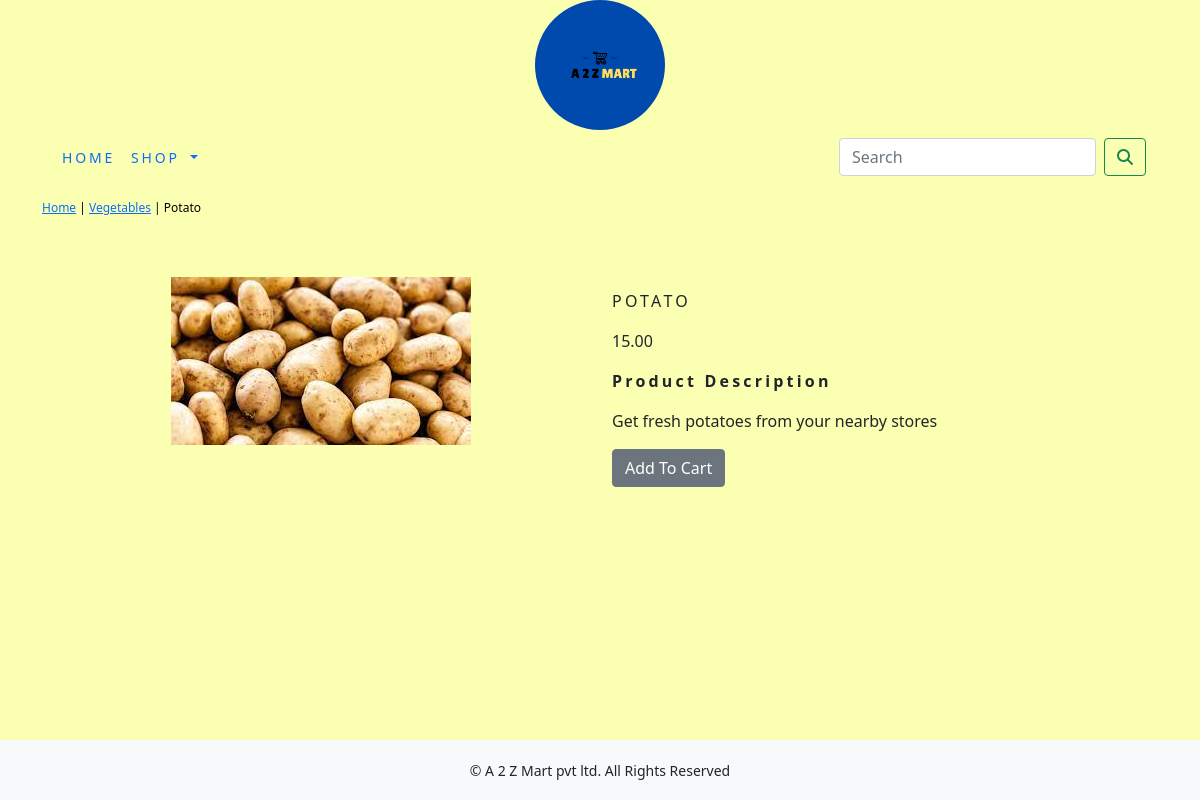
The page /ecommerce/vegetables/potato/ on the database its author committed.
### ecommerceapp/models.py (models this page shows, shortened)
class Product(models.Model):
    name = models.CharField(max_length=250, unique=True)
    slug = models.SlugField(max_length=250, unique=True)
    description = models.TextField(blank=True)
    price = models.DecimalField(max_digits=10, decimal_places=2)
    category = models.ForeignKey(Category, on_delete=models.CASCADE)
    image = models.ImageField(upload_to='product', blank=True)
    stock = models.IntegerField()
    available = models.BooleanField(default=True)
    created = models.DateTimeField(auto_now_add=True)
    updated = models.DateTimeField(auto_now=True)
    class Meta:
        ordering = ('name',)
        verbose_name = 'product'
        verbose_name_plural = 'products'

class Category(models.Model):
    name = models.CharField(max_length=250, unique=True)
    slug = models.SlugField(max_length=250, unique=True)
    description = models.TextField(blank=True)
    image = models.ImageField(upload_to='category', blank=True)
    class Meta:
        ordering = ('name',)
        verbose_name = 'category'
        verbose_name_plural = 'categories'
    def get_url(self):
        return reverse('ecommerceapp:products_by_category', args=[self.slug])
    def __str__(self):
        return '{}'.format(self.name)

### ecommerceapp/views.py (the view)
# urls.py: path('<slug:c_slug>/<slug:product_slug>/', views.proDetail,name='prodCatDetail'),
def proDetail(request, c_slug, product_slug):
    try:
        product = Product.objects.get(category__slug=c_slug, slug=product_slug)
    except Exception as e:
        raise e
    return render(request, 'product.html', {'product':product})

### cart/context_processors.py (called while the page is built)
def counter(request):
    item_count=0
    if 'admin' in request.path:
        return{}
    else:
        try:
            cart=Cart.objects.filter(cart_id=_cart_id(request))
            cart_items=CartItem.objects.all().filter(cart=cart[:1])
            for cart_item in cart_items:
                item_count += cart_item.quantity
        except Cart.DoesNotExist:
            item_count=0
    return dict(item_count=item_count)

### cart/views.py (called while the page is built)
def _cart_id(request):
    cart=request.session.session_key
    if not cart:
        cart = request.session.create()
    return cart

### ecommerceapp/context_processors.py (called while the page is built)
def menu_links(request):
    links=Category.objects.all()
    return dict(links=links)

### templates/product.html (shortened to what this page needs)
{% extends 'base.html' %}
{% load static %}
{% block content %}
<div class="row my_prod_row_class">
  <div class="mx-auto">
    <p><a href="{% url 'ecommerceapp:allProdCat' %}">Home</a> | <a href="{{product.category.get_url}}">{{product.category}}</a> | {{product.name}} </p>
  </div>
</div>
<div class="container">
<br>
<div class="row">
    <div class="col-12 col-sm-12 col-md-12 col-lg-6 text-center">
        <div style="min-width:18rem">
            <img src="{{product.image.url}}" alt="{{roduct.name}}">
        </div>
    </div>
        <div class="col-12 col-sm-12 col-md-12 col-lg-6">
            <div>
                <h1 class="my_prod_title">{{product.name}}</h1>
                <p>{{product.price}}</p>
                <p class="my_title">Product Description</p>
                <p class="text-justify my_prod_text">{{product.description}}</p>
                {% if product.stock <= 0 %}
                <p class="text-justify my_prod_text"><b>OUT OF STOCK</b></p>
                {% else %}
                <a class="btn btn-secondary" href="{% url 'cart:add_cart' product.id %}">Add To Cart</a>
                {% endif %}
            </div>
        </div>
    </div>
</div>
<br>
{% endblock %}

### static/css/custom.css (style rules this page uses)
body { font-family: 'Roboto', sans-serif; }
.my_title { font-weight:600; font-size:16px; text_transform:uppercase; letter-spacing:.2em; }
.my_prod_row_class { padding-top:15px; padding-bottom:20px; }
.my_prod_row_class .mx-auto { color:#000; font-size:12px; text-decoration: none; }
.my_prod_title { font-size:16px; text-transform:uppercase; letter-spacing:0.2em; padding-top:15px; padding-bottom:10px; }
.my_prod_text { padding-right:20px; }

### rows shown on the page
Product: category "Vegetables", name "Potato", image (picture), name "POTATO", price "15.00", description "Get fresh potatoes from your nearby stores"
